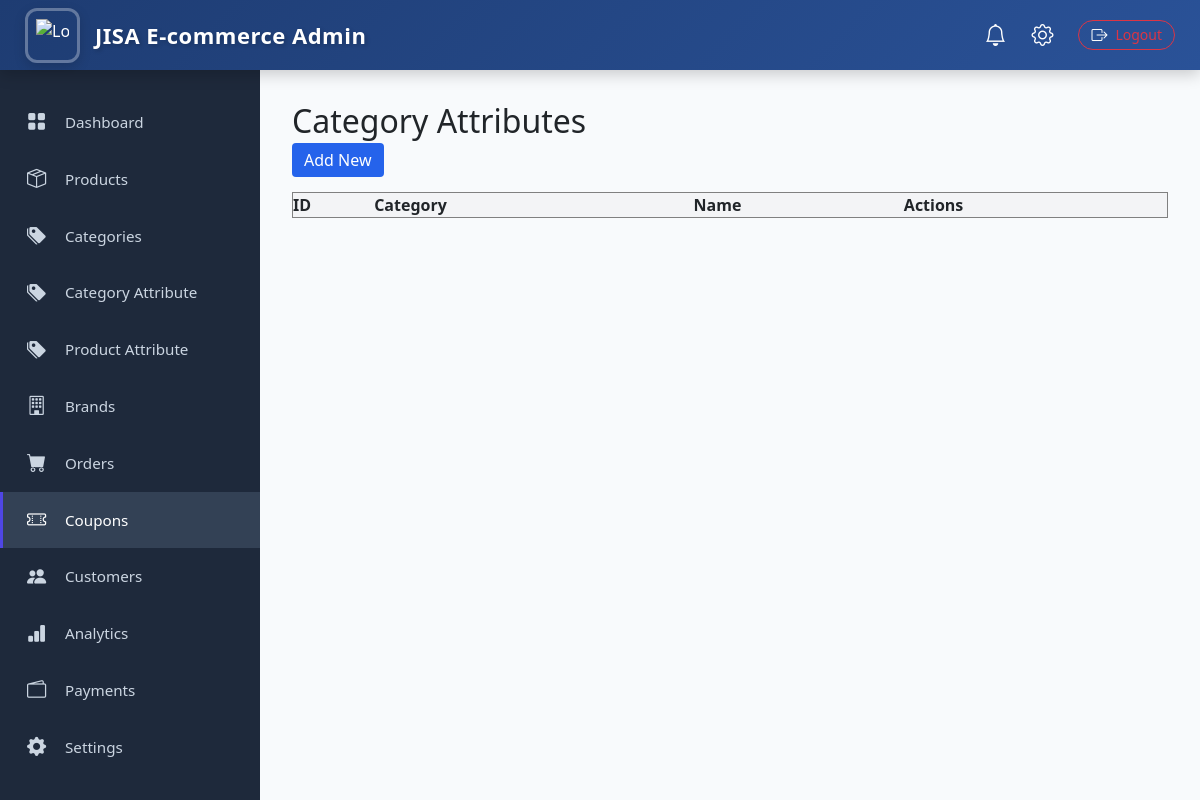
The app's page /adminpanel/attributes/, older data.
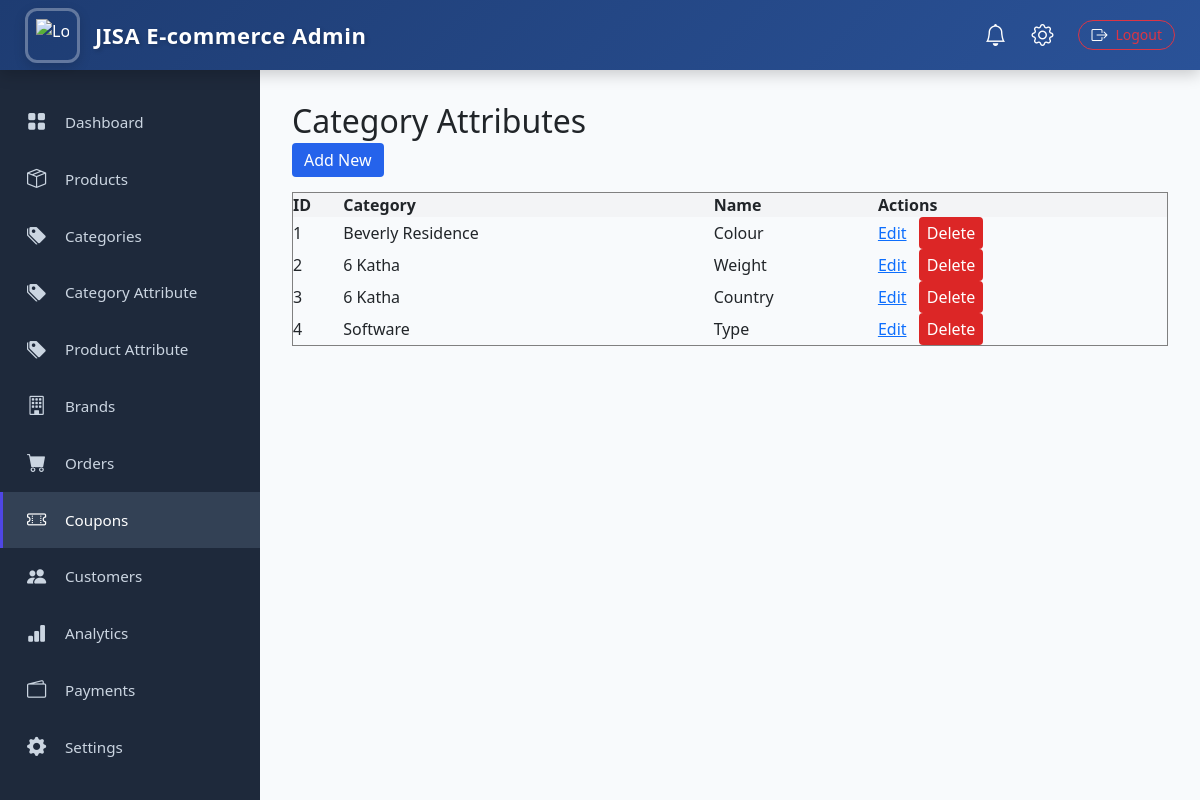
The same page, newer data.
### core/models.py (models this page shows, shortened)
class CategoryAttribute(models.Model):
    category = models.ForeignKey(
        Category,
        on_delete=models.CASCADE,
        related_name="attributes"
    )
    name = models.CharField(max_length=100)

class Category(models.Model):
    name = models.CharField(max_length=100)
    slug = models.SlugField(max_length=120)
    icon = models.CharField(max_length=100, blank=True, null=True)
    is_featured = models.BooleanField(default=False)
    parent = models.ForeignKey(
        'self',
        on_delete=models.CASCADE,
        related_name='children',
        blank=True,
        null=True
    )
    class Meta:
        verbose_name_plural = "Categories"
        unique_together = ('parent', 'slug')  # slug unique per parent
        ordering = ['parent__name', 'name']

### admin_panel/views.py (the view)
# urls.py: path('attributes/', views.categoryattribute_list, name='categoryattribute_list'),
def categoryattribute_list(request):
    attributes = CategoryAttribute.objects.all()
    return render(request, 'category/categoryattribute_list.html', {'attributes': attributes})

### core/context_processors.py (called while the page is built)
def categories_menu(request):
    categories = Category.objects.filter(parent__isnull=True).prefetch_related('children')
    return {'menu_categories': categories}

### admin_panel/templates/category/categoryattribute_list.html (shortened to what this page needs)
{% extends "admin-base.html" %}
{% block content %}
<h2>Category Attributes</h2>
<a href="{% url 'categoryattribute_add' %}" style="padding:6px 12px; background:#2563eb; color:#fff; border-radius:4px; text-decoration:none;">Add New</a>
<table border="1" cellpadding="8" cellspacing="0" style="margin-top:20px; width:100%; border-collapse:collapse;">
    <tr style="background:#f3f4f6;">
        <th>ID</th>
        <th>Category</th>
        <th>Name</th>
        <th>Actions</th>
    </tr>
    {% for attr in attributes %}
    <tr>
        <td>{{ attr.id }}</td>
        <td>{{ attr.category.name }}</td>
        <td>{{ attr.name }}</td>
        <td>
            <a href="{% url 'categoryattribute_edit' attr.id %}" style="margin-right:8px;">Edit</a>
            <form method="post" action="{% url 'categoryattribute_delete' attr.id %}" style="display:inline;" onsubmit="return confirm('Are you sure to delete {{ attr.name }}?');">
                <button type="submit" style="padding:4px 8px; background:#dc2626; color:#fff; border:none; border-radius:4px; cursor:pointer;">Delete</button>
            </form>
        </td>
    </tr>
    {% endfor %}
</table>
{% endblock %}

Row changes from the older to the newer data that the page shows:
added CategoryAttribute: id "1", category.name "Beverly Residence", name "Colour"
added CategoryAttribute: id "2", category.name "6 Katha", name "Weight"
added CategoryAttribute: id "3", category.name "6 Katha", name "Country"
added CategoryAttribute: id "4", category.name "Software", name "Type"
